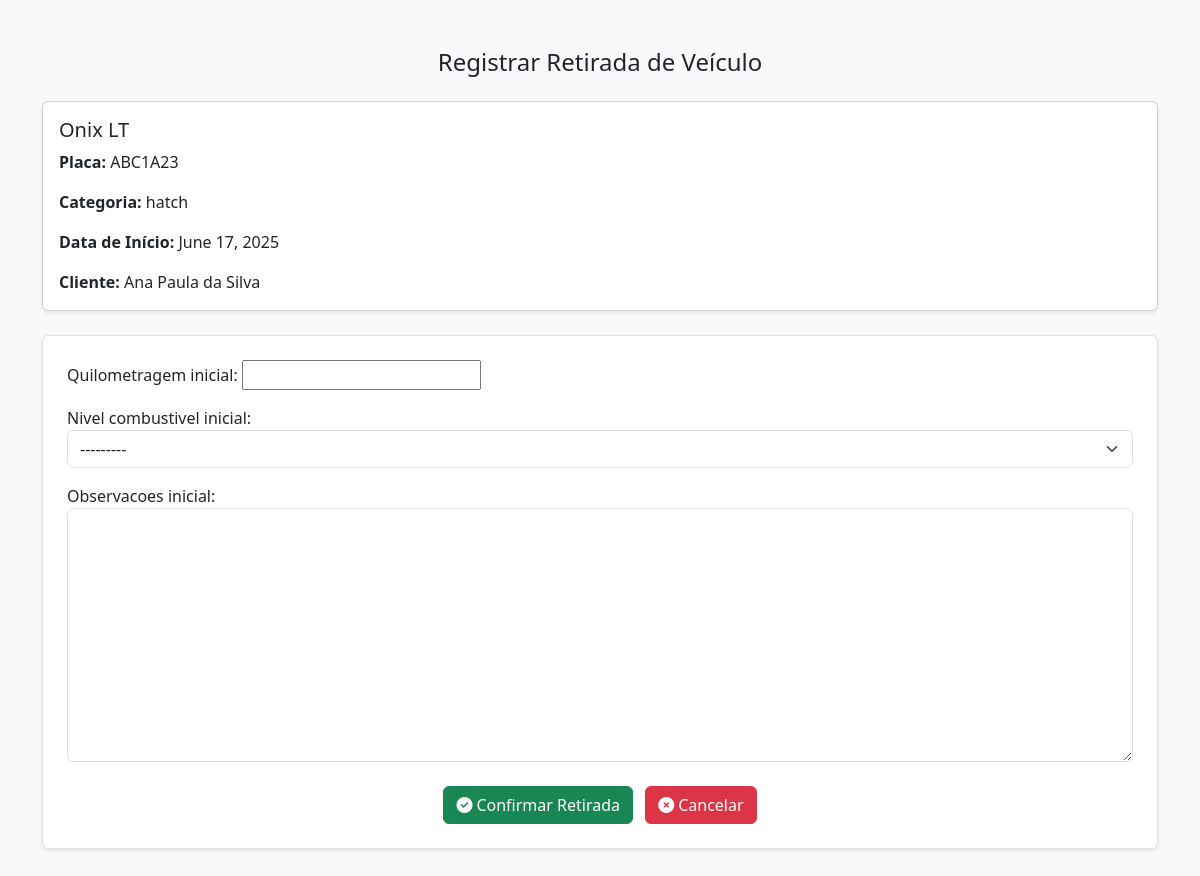
/reservas/registrar_retirada/1/ (signed in), run on the app's committed database.
### reservas/models.py (models this page shows, shortened)
class Reserva(models.Model):
    STATUS_CHOICES = [
        ('confirmada', 'Confirmada'),
        ('pendente', 'Pendente'),
        ('retirada', 'Retirada'),
        ('finalizada', 'Finalizada'),
    ]
    COMBUSTIVEL_CHOICES = [
        ('cheio', 'Cheio'),
        ('3/4', '3/4'),
        ('meio', 'Meio'),
        ('1/4', '1/4'),
        ('quase_vazio', 'Quase vazio'),
        ('vazio', 'Vazio'),
    ]
    cliente = models.ForeignKey(Cliente, on_delete=models.CASCADE)
    veiculo = models.ForeignKey(Veiculo, on_delete=models.CASCADE)
    funcionario = models.ForeignKey(Funcionario, on_delete=models.CASCADE)
    data_inicio = models.DateField()
    data_fim = models.DateField()
    valor_total = models.DecimalField(max_digits=10, decimal_places=2, blank=True, null=True)
    status = models.CharField(max_length=20, choices=STATUS_CHOICES, default='pendente')
    quilometragem_inicial = models.IntegerField(null=True, blank=True)
    nivel_combustivel_inicial = models.CharField(
        max_length=20,
        choices=COMBUSTIVEL_CHOICES,
        null=True,
        blank=True
    )
    observacoes_inicial = models.TextField(null=True, blank=True)
    quilometragem_final = models.IntegerField(null=True, blank=True)
    nivel_combustivel_final = models.CharField(
        max_length=20,
        choices=COMBUSTIVEL_CHOICES,
        null=True,
        blank=True
    )
    observacoes_final = models.TextField(null=True, blank=True)

### veiculos/models.py (models this page shows, shortened)
class Veiculo(models.Model):
    CATEGORIAS = [
        ('hatch', 'Hatch'),
        ('sedan', 'Sedan'),
        ('suv', 'SUV'),
        ('pickup', 'Pickup'),
        ('luxo', 'Luxo'),
        ('utilitario', 'Utilitário'),
    ]
    STATUS = [
        ('disponivel', 'Disponível'),
        ('alugado', 'Alugado'),
        ('manutencao', 'Em Manutenção'),
    ]
    modelo = models.CharField(max_length=100)
    marca = models.CharField(max_length=100)
    ano = models.IntegerField()
    cor = models.CharField(max_length=50)
    categoria = models.CharField(max_length=50, choices=CATEGORIAS)
    placa = models.CharField(max_length=10, unique=True)
    preco_locacao = models.DecimalField(max_digits=8, decimal_places=2)
    status_disponibilidade = models.CharField(max_length=20, choices=STATUS, default='disponivel')
    imagem = models.ImageField(upload_to='veiculos/', null=True, blank=True)

### clientes/models.py (models this page shows, shortened)
class Cliente(models.Model):
    TIPO_PESSOA = [
        ('CPF', 'Pessoa Física'),
        ('CNPJ', 'Pessoa Jurídica'),
    ]
    tipo_pessoa = models.CharField(max_length=4, choices=TIPO_PESSOA)
    documento = models.CharField(max_length=20, unique=True)
    nome = models.CharField(max_length=100)
    endereco = models.CharField(max_length=200)
    telefone = models.CharField(max_length=20)

### reservas/views.py (the view)
# urls.py: path('registrar_retirada/<int:reserva_id>/', views.registrar_retirada, name='registrar_retirada'),
@login_required
def registrar_retirada(request, reserva_id):
    reserva = get_object_or_404(Reserva, id=reserva_id)
    veiculo = reserva.veiculo
    if request.method == 'POST':
        form = RetiradaVeiculoForm(request.POST, instance=reserva)
        if form.is_valid():
            retirada = form.save(commit=False)
            retirada.status = "retirada"
            retirada.save()
            veiculo.status_disponibilidade = False
            veiculo.save()
            messages.success(request, "Retirada registrada com sucesso.")
            return redirect('listar_reservas')
    else:
        form = RetiradaVeiculoForm(instance=reserva)
    return render(request, 'reservas/registrar_retirada.html', {
        'reserva': reserva,
        'form': form
    })

### reservas/forms.py
class RetiradaVeiculoForm(forms.ModelForm):
    class Meta:
        model = Reserva
        fields = ['quilometragem_inicial', 'nivel_combustivel_inicial', 'observacoes_inicial']
        widgets = {
            'nivel_combustivel_inicial': forms.Select(choices=Reserva.COMBUSTIVEL_CHOICES, attrs={'class': 'form-select'}),
            'observacoes_inicial': forms.Textarea(attrs={'class': 'form-control'}),
        }

### reservas/templates/reservas/registrar_retirada.html (shortened to what this page needs)
<!DOCTYPE html>
<html lang="pt-br">
<head>
  <link href="https://cdn.jsdelivr.net/npm/bootstrap@5.3.3/dist/css/bootstrap.min.css" rel="stylesheet">
  <link href="https://cdnjs.cloudflare.com/ajax/libs/font-awesome/6.5.0/css/all.min.css" rel="stylesheet">
</head>
<body class="bg-light">
  <div class="container py-5">
    <h4 class="text-center mb-4">Registrar Retirada de Veículo</h4>
    <div class="card mb-4 shadow-sm">
      <div class="card-body">
        <h5 class="card-title">{{ reserva.veiculo.modelo }}</h5>
        <p class="card-text"><strong>Placa:</strong> {{ reserva.veiculo.placa }}</p>
        <p class="card-text"><strong>Categoria:</strong> {{ reserva.veiculo.categoria }}</p>
        <p class="card-text"><strong>Data de Início:</strong> {{ reserva.data_inicio }}</p>
        <p class="card-text"><strong>Cliente:</strong> {{ reserva.cliente.nome }}</p>
      </div>
    </div>
    <form method="post" class="border rounded p-4 bg-white shadow-sm">
      {{ form.as_p }}
      <div class="text-center mt-4">
        <button type="submit" class="btn btn-success me-2">
          <i class="fas fa-check-circle me-1"></i>Confirmar Retirada
        </button>
        <a href="{% url 'listar_reservas' %}" class="btn btn-danger">
          <i class="fas fa-times-circle me-1"></i>Cancelar
        </a>
      </div>
    </form>
  </div>
</body>
</html>

### data on the page
Reserva: veiculo.modelo "Onix LT", veiculo.placa "ABC1A23", veiculo.categoria "hatch", data_inicio "June 17, 2025", cliente.nome "Ana Paula da Silva", nivel_combustivel_inicial "---------"
